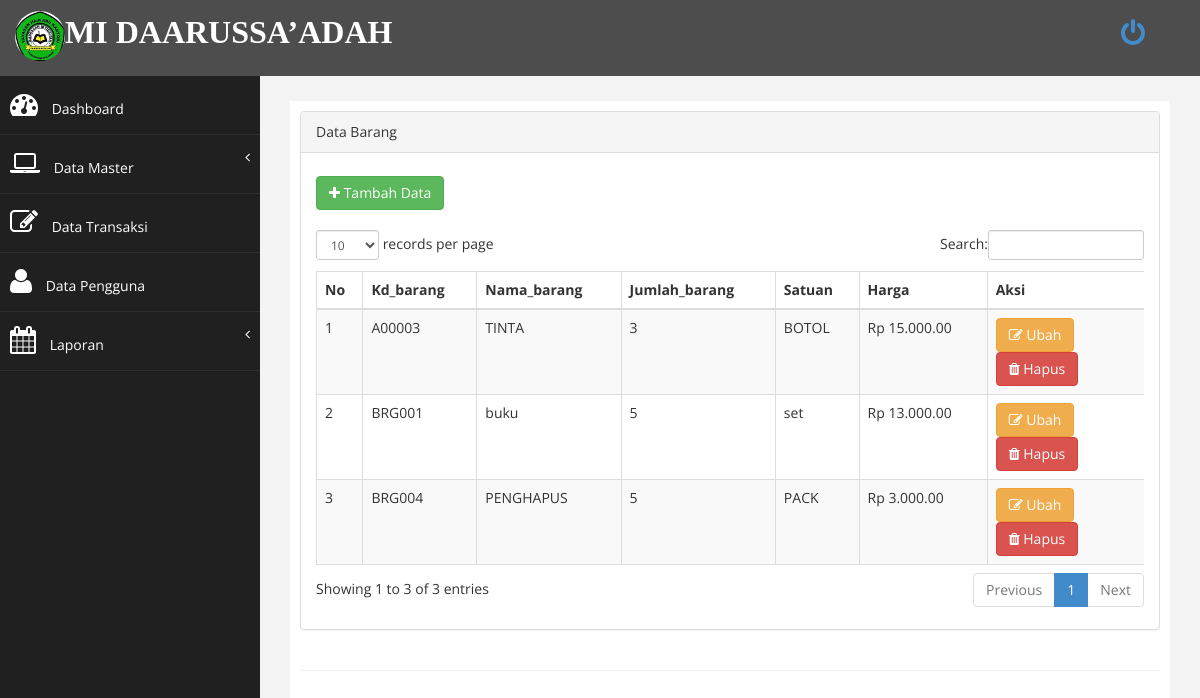
/index.php?page=barang (signed in), run on the app's committed database.
### tables this page shows
CREATE TABLE `tbarang` (
  `Kd_barang` varchar(15) NOT NULL,
  `Nama_barang` varchar(20) DEFAULT NULL,
  `Jumlah_barang` varchar(15) DEFAULT NULL,
  `Satuan` varchar(6) DEFAULT NULL,
  `Harga` int(11) DEFAULT NULL
);

### rupiah.php (called while the page is built)
<?php
function buatRp($angka) {
$rupiah = "Rp " . number_format ($angka,0,',','.');
return $rupiah;
}
?>

### page/barang/index.php (the view)
<div class="row">
<div class="col-md-12">
<div class="panel panel-default">
    <div class="panel-heading">
         Data Barang
    </div>
    <div class="panel-body">
        <div class="table-responsive">
            <div>
                <a href="?page=barang&aksi=tambah" class="btn btn-success" style="margin-top: 8px;"><i class="fa fa-plus"></i> Tambah Data</a>
            </div><br>
            <table class="table table-striped table-bordered table-hover" id="dataTables-example">
                <thead>
                    <tr>
                        <th>No</th>
                        <th>Kd_barang</th>
                        <th>Nama_barang</th>
                        <th>Jumlah_barang</th>
                        <th>Satuan</th>
                        <th>Harga</th>
                        <th width="19%">Aksi</th>
                    </tr>
                </thead>
                <tbody>
                    <?php
                        $no = 1;
                        $sql = $koneksi->query("select * from tbarang ");
                        while ($data= $sql->fetch_assoc()) {
                    ?>
                    <tr>
                        <td><?php echo $no++; ?></td>
                        <td><?php echo $data['Kd_barang'];?></td>
                        <td><?php echo $data['Nama_barang'];?></td>
                        <td><?php echo $data['Jumlah_barang'];?></td>
                        <td><?php echo $data['Satuan'];?></td>
                        <td><?php echo BuatRp($data['Harga']);?>.00</td>
                         <td>
                            <a href="?page=barang&aksi=ubah&id=<?php echo $data['Kd_barang']; ?>" class="btn btn-warning" ><i class="fa fa-edit"></i> Ubah</a>
                            <a onclick="return confirm('Anda yakin ingin menghapus?')" href="?page=barang&aksi=hapus&id=<?php echo $data['Kd_barang']; ?>" class="btn btn-danger" ><i class="fa fa-trash"></i> Hapus</a>
                        </td>
                    </tr>
                    <?php  } ?>
                </tbody>
                </table>
              </div>
            </div>
        </div>
    </div>
</div>

### assets/css/custom.css (style rules this page uses)
body { font-family: 'Open Sans', sans-serif; }

### data on the page
tbarang: Kd_barang "A00003", Nama_barang "TINTA", Jumlah_barang "3", Satuan "BOTOL", Harga "Rp 15.000"
tbarang: Kd_barang "BRG001", Nama_barang "buku", Jumlah_barang "5", Satuan "set", Harga "Rp 13.000"
tbarang: Kd_barang "BRG004", Nama_barang "PENGHAPUS", Jumlah_barang "5", Satuan "PACK", Harga "Rp 3.000"

### other printed values
$organisasi "MI DAARUSSA’ADAH"
